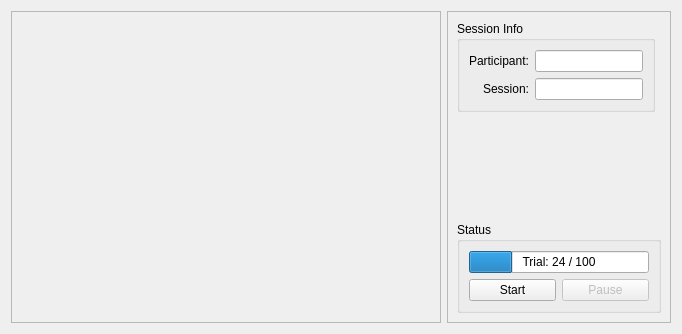
<?xml version="1.0" encoding="UTF-8"?>
<ui version="4.0">
 <class>TrainWidget</class>
 <widget class="QWidget" name="TrainWidget">
  <property name="geometry">
   <rect>
    <x>0</x>
    <y>0</y>
    <width>682</width>
    <height>334</height>
   </rect>
  </property>
  <property name="windowTitle">
   <string>Form</string>
  </property>
  <layout class="QHBoxLayout" name="horizontalLayout_2">
   <item>
    <widget class="QFrame" name="frame_2">
     <property name="sizePolicy">
      <sizepolicy hsizetype="Preferred" vsizetype="Preferred">
       <horstretch>10</horstretch>
       <verstretch>0</verstretch>
      </sizepolicy>
     </property>
     <property name="frameShape">
      <enum>QFrame::StyledPanel</enum>
     </property>
     <property name="frameShadow">
      <enum>QFrame::Raised</enum>
     </property>
     <layout class="QGridLayout" name="gridLayout">
      <item row="0" column="0">
       <widget class="GestureView" name="gestureView">
        <property name="sizePolicy">
         <sizepolicy hsizetype="Expanding" vsizetype="Preferred">
          <horstretch>0</horstretch>
          <verstretch>0</verstretch>
         </sizepolicy>
        </property>
        <property name="text">
         <string/>
        </property>
        <property name="alignment">
         <set>Qt::AlignCenter</set>
        </property>
       </widget>
      </item>
      <item row="1" column="0">
       <widget class="PromptWidget" name="promptWidget" native="true">
        <property name="sizePolicy">
         <sizepolicy hsizetype="Expanding" vsizetype="Preferred">
          <horstretch>0</horstretch>
          <verstretch>0</verstretch>
         </sizepolicy>
        </property>
       </widget>
      </item>
     </layout>
    </widget>
   </item>
   <item>
    <widget class="QFrame" name="frame">
     <property name="sizePolicy">
      <sizepolicy hsizetype="Preferred" vsizetype="Preferred">
       <horstretch>0</horstretch>
       <verstretch>0</verstretch>
      </sizepolicy>
     </property>
     <property name="minimumSize">
      <size>
       <width>200</width>
       <height>0</height>
      </size>
     </property>
     <property name="maximumSize">
      <size>
       <width>250</width>
       <height>16777215</height>
      </size>
     </property>
     <property name="frameShape">
      <enum>QFrame::StyledPanel</enum>
     </property>
     <property name="frameShadow">
      <enum>QFrame::Raised</enum>
     </property>
     <property name="midLineWidth">
      <number>0</number>
     </property>
     <layout class="QGridLayout" name="gridLayout_3">
      <item row="3" column="0">
       <spacer name="verticalSpacer">
        <property name="orientation">
         <enum>Qt::Vertical</enum>
        </property>
        <property name="sizeType">
         <enum>QSizePolicy::Expanding</enum>
        </property>
        <property name="sizeHint" stdset="0">
         <size>
          <width>17</width>
          <height>85</height>
         </size>
        </property>
       </spacer>
      </item>
      <item row="4" column="0" colspan="2">
       <widget class="QGroupBox" name="statusBox">
        <property name="sizePolicy">
         <sizepolicy hsizetype="Preferred" vsizetype="Preferred">
          <horstretch>0</horstretch>
          <verstretch>0</verstretch>
         </sizepolicy>
        </property>
        <property name="title">
         <string>Status</string>
        </property>
        <layout class="QGridLayout" name="gridLayout_5">
         <item row="0" column="0">
          <widget class="QProgressBar" name="sessionProgressBar">
           <property name="value">
            <number>24</number>
           </property>
           <property name="format">
            <string>Trial: %v / %m</string>
           </property>
          </widget>
         </item>
         <item row="1" column="0">
          <layout class="QHBoxLayout" name="horizontalLayout">
           <item>
            <widget class="QPushButton" name="startButton">
             <property name="text">
              <string>Start</string>
             </property>
             <property name="icon">
              <iconset theme="media-playback-start"/>
             </property>
            </widget>
           </item>
           <item>
            <widget class="QPushButton" name="pauseButton">
             <property name="enabled">
              <bool>false</bool>
             </property>
             <property name="text">
              <string>Pause</string>
             </property>
             <property name="icon">
              <iconset theme="media-playback-pause"/>
             </property>
            </widget>
           </item>
          </layout>
         </item>
        </layout>
       </widget>
      </item>
      <item row="2" column="0">
       <widget class="QGroupBox" name="sessionInfoBox">
        <property name="sizePolicy">
         <sizepolicy hsizetype="Preferred" vsizetype="Preferred">
          <horstretch>0</horstretch>
          <verstretch>0</verstretch>
         </sizepolicy>
        </property>
        <property name="title">
         <string>Session Info</string>
        </property>
        <property name="alignment">
         <set>Qt::AlignLeading|Qt::AlignLeft|Qt::AlignTop</set>
        </property>
        <property name="flat">
         <bool>false</bool>
        </property>
        <property name="checkable">
         <bool>false</bool>
        </property>
        <layout class="QGridLayout" name="gridLayout_4">
         <item row="0" column="0">
          <layout class="QFormLayout" name="formLayout">
           <property name="labelAlignment">
            <set>Qt::AlignRight|Qt::AlignTrailing|Qt::AlignVCenter</set>
           </property>
           <item row="0" column="0">
            <widget class="QLabel" name="participantLabel">
             <property name="text">
              <string>Participant:</string>
             </property>
            </widget>
           </item>
           <item row="0" column="1">
            <widget class="QLineEdit" name="participantLineEdit"/>
           </item>
           <item row="1" column="0">
            <widget class="QLabel" name="sessionLabel">
             <property name="text">
              <string>Session:</string>
             </property>
            </widget>
           </item>
           <item row="1" column="1">
            <widget class="QLineEdit" name="sessionLineEdit"/>
           </item>
          </layout>
         </item>
        </layout>
       </widget>
      </item>
     </layout>
    </widget>
   </item>
  </layout>
 </widget>
 <customwidgets>
  <customwidget>
   <class>GestureView</class>
   <extends>QLabel</extends>
   <header>pygesture.ui.widgets</header>
  </customwidget>
  <customwidget>
   <class>PromptWidget</class>
   <extends>QWidget</extends>
   <header>pygesture.ui.widgets</header>
   <container>1</container>
  </customwidget>
 </customwidgets>
 <resources/>
 <connections/>
</ui>
